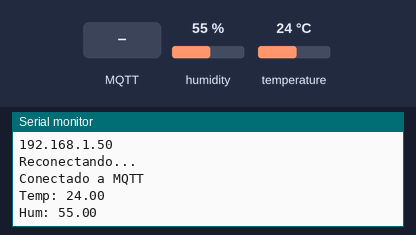
Recording of a sketch running on a simulated ESP32. On the bench: the last lines printed to the serial monitor. Inputs (shaded band) come from the test bench; at power-on: humidity 55 %, temperature 24 °C. WiFi joins after 1.5 s; servers stay silent unless stated; no MQTT or app messages arrive unless stated.

Above: at 2.7 s.
2.8 s: MQTT message "1" arrives on the first subscribed topic
8.0 s: MQTT message "on" arrives on the first subscribed topic
13.1 s: MQTT message "off" arrives on the first subscribed topic
18.1 s: humidity set to 22 %
At 18.9 s:
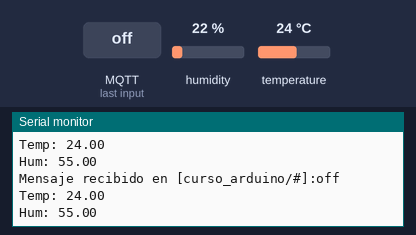
21.1 s: temperature set to 12 °C
At 22.1 s:
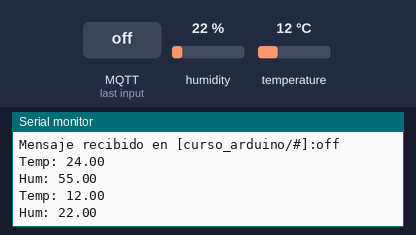
24.1 s: humidity set to 40 %
At 27.8 s:
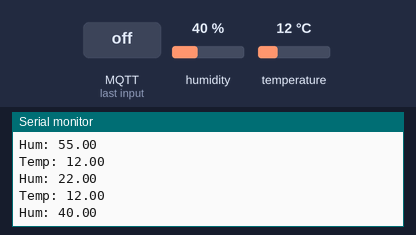
Timing chart, 0 to 28.1 s (numbered marks = the images above; inputs shaded):
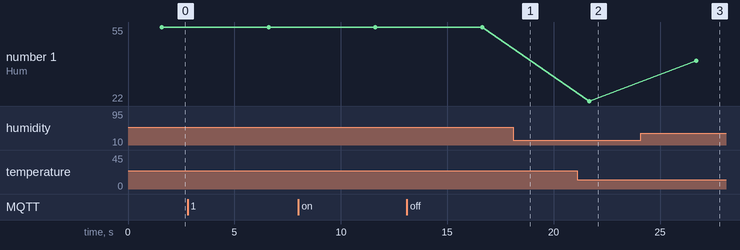

Measured:
- after the input at 21.1 s, the serial monitor: prints a new line after 0.58 s (image 2)
- after the input at 24.1 s, the serial monitor: prints a new line after 2.6 s (image 3)
- plotted number 1: 22 → 40 after the input at 24.1 s

The sketch:

36_mqtt_temp_hum.ino
```cpp
#include <WiFi.h>
#include <PubSubClient.h>
#include <DHT.h>

char* ssid = "Aula 1";
char* pwd = "Horus.2025";

//MQTT
WiFiClient espClient;
PubSubClient client(espClient);

char* mqtt_server = "192.168.0.25";
int mqtt_port = 1883;

char* mqtt_topic_sub = "curso_arduino/#";

char* mqtt_topic_pub = "curso_arduino/natalia/temperatura";
char* mqtt_client_id = "ESP_Natalia";

static unsigned long lastMsg = 0;
unsigned long now = 0;

//DHT sensor
#define DHTPIN 4
#define DHTTYPE DHT11
DHT dht(DHTPIN, DHTTYPE);

float temp = 0.0;
float hum = 0.0;

char tempStr[8];  //Será de 8 bytes
char humStr[8];   //Será de 8 bytes


void setup() {
  // put your setup code here, to run once:
  Serial.begin(115200);
  WiFi.begin(ssid, pwd);
  while (WiFi.status() != WL_CONNECTED) {
    delay(500);
    Serial.print(".");
  }
  Serial.println("\n");
  Serial.println(WiFi.localIP());

  //MQTT
  client.setServer(mqtt_server, mqtt_port);
  client.setCallback(callback);

  dht.begin();
}

void loop() {
  if (!client.connected()) {
    reconnect();
  }
  client.loop();

  temp = dht.readTemperature();
  hum = dht.readHumidity();

  dtostrf(temp, 1, 2, tempStr);  //transforma un float con un array de char
  dtostrf(hum, 1, 2, humStr);

  client.publish("curso_arduino/natalia/temperatura", tempStr);
  client.publish("curso_arduino/natalia/humedad", humStr);

  Serial.println("Temp: "+String(temp));
  Serial.println("Hum: "+String(hum));
  delay(5000);
}

//Mensaje recibido en [curso_arduino/natalia]:hola mundo
void callback(char* topic, byte* payload, unsigned int length) {
  Serial.print("Mensaje recibido en [");
  Serial.print(topic);
  Serial.print("]:");
  for (int i = 0; i < length; i++) {
    Serial.print((char)payload[i]);
  }
  Serial.println();
}

void reconnect() {
  while (!client.connected()) {
    Serial.println("Reconectando...");
    if (client.connect(mqtt_client_id)) {
      Serial.println("Conectado a MQTT");
      client.subscribe(mqtt_topic_sub);
    } else {
      Serial.println(" Fallo en la conexión");
      Serial.println("Error: " + client.state());
      delay(5000);
    }
  }
}
```
